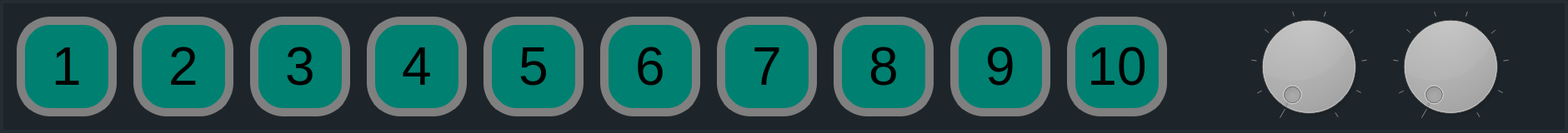
   <widget class="QGroupBox" name="groupBox_4">
    <property name="geometry">
     <rect>
      <x>20</x>
      <y>590</y>
      <width>1881</width>
      <height>160</height>
     </rect>
    </property>
    <property name="styleSheet">
     <string notr="true">background-color: #1e252a; 
border: 4px solid #262d32; </string>
    </property>
    <property name="title">
     <string/>
    </property>
    <property name="flat">
     <bool>false</bool>
    </property>
    <widget class="QPushButton" name="pushButton42">
     <property name="geometry">
      <rect>
       <x>160</x>
       <y>20</y>
       <width>120</width>
       <height>120</height>
      </rect>
     </property>
     <property name="font">
      <font>
       <family>Helvetica Neue</family>
       <pointsize>48</pointsize>
      </font>
     </property>
     <property name="styleSheet">
      <string notr="true">border: 10px solid grey; 
background-color: #008071;
border-radius: 40px;</string>
     </property>
     <property name="text">
      <string>2</string>
     </property>
     <property name="flat">
      <bool>false</bool>
     </property>
    </widget>
    <widget class="QPushButton" name="pushButton47">
     <property name="geometry">
      <rect>
       <x>860</x>
       <y>20</y>
       <width>120</width>
       <height>120</height>
      </rect>
     </property>
     <property name="font">
      <font>
       <family>Helvetica Neue</family>
       <pointsize>48</pointsize>
      </font>
     </property>
     <property name="styleSheet">
      <string notr="true">border: 10px solid grey; 
background-color: #008071;
border-radius: 40px;</string>
     </property>
     <property name="text">
      <string>7</string>
     </property>
     <property name="flat">
      <bool>false</bool>
     </property>
    </widget>
    <widget class="QPushButton" name="pushButton40">
     <property name="geometry">
      <rect>
       <x>1280</x>
       <y>20</y>
       <width>120</width>
       <height>120</height>
      </rect>
     </property>
     <property name="font">
      <font>
       <family>Helvetica Neue</family>
       <pointsize>48</pointsize>
      </font>
     </property>
     <property name="styleSheet">
      <string notr="true">border: 10px solid grey; 
background-color: #008071;
border-radius: 40px;</string>
     </property>
     <property name="text">
      <string>10</string>
     </property>
     <property name="flat">
      <bool>false</bool>
     </property>
    </widget>
    <widget class="QPushButton" name="pushButton45">
     <property name="geometry">
      <rect>
       <x>580</x>
       <y>20</y>
       <width>120</width>
       <height>120</height>
      </rect>
     </property>
     <property name="font">
      <font>
       <family>Helvetica Neue</family>
       <pointsize>48</pointsize>
      </font>
     </property>
     <property name="styleSheet">
      <string notr="true">border: 10px solid grey; 
background-color: #008071;
border-radius: 40px;</string>
     </property>
     <property name="text">
      <string>5</string>
     </property>
     <property name="flat">
      <bool>false</bool>
     </property>
    </widget>
    <widget class="QPushButton" name="pushButton46">
     <property name="geometry">
      <rect>
       <x>720</x>
       <y>20</y>
       <width>120</width>
       <height>120</height>
      </rect>
     </property>
     <property name="font">
      <font>
       <family>Helvetica Neue</family>
       <pointsize>48</pointsize>
      </font>
     </property>
     <property name="styleSheet">
      <string notr="true">border: 10px solid grey; 
background-color: #008071;
border-radius: 40px;</string>
     </property>
     <property name="text">
      <string>6</string>
     </property>
     <property name="flat">
      <bool>false</bool>
     </property>
    </widget>
    <widget class="QPushButton" name="pushButton41">
     <property name="geometry">
      <rect>
       <x>20</x>
       <y>20</y>
       <width>120</width>
       <height>120</height>
      </rect>
     </property>
     <property name="font">
      <font>
       <family>Helvetica Neue</family>
       <pointsize>48</pointsize>
      </font>
     </property>
     <property name="styleSheet">
      <string notr="true">border: 10px solid grey; 
background-color: #008071;
border-radius: 40px;</string>
     </property>
     <property name="text">
      <string>1</string>
     </property>
     <property name="flat">
      <bool>false</bool>
     </property>
    </widget>
    <widget class="QPushButton" name="pushButton44">
     <property name="geometry">
      <rect>
       <x>440</x>
       <y>20</y>
       <width>120</width>
       <height>120</height>
      </rect>
     </property>
     <property name="font">
      <font>
       <family>Helvetica Neue</family>
       <pointsize>48</pointsize>
      </font>
     </property>
     <property name="styleSheet">
      <string notr="true">border: 10px solid grey; 
background-color: #008071;
border-radius: 40px;</string>
     </property>
     <property name="text">
      <string>4</string>
     </property>
     <property name="flat">
      <bool>false</bool>
     </property>
    </widget>
    <widget class="QPushButton" name="pushButton43">
     <property name="geometry">
      <rect>
       <x>300</x>
       <y>20</y>
       <width>120</width>
       <height>120</height>
      </rect>
     </property>
     <property name="font">
      <font>
       <family>Helvetica Neue</family>
       <pointsize>48</pointsize>
      </font>
     </property>
     <property name="styleSheet">
      <string notr="true">border: 10px solid grey; 
background-color: #008071;
border-radius: 40px;</string>
     </property>
     <property name="text">
      <string>3</string>
     </property>
     <property name="flat">
      <bool>false</bool>
     </property>
    </widget>
    <widget class="QPushButton" name="pushButton48">
     <property name="geometry">
      <rect>
       <x>1000</x>
       <y>20</y>
       <width>120</width>
       <height>120</height>
      </rect>
     </property>
     <property name="font">
      <font>
       <family>Helvetica Neue</family>
       <pointsize>48</pointsize>
      </font>
     </property>
     <property name="styleSheet">
      <string notr="true">border: 10px solid grey; 
background-color: #008071;
border-radius: 40px;</string>
     </property>
     <property name="text">
      <string>8</string>
     </property>
     <property name="flat">
      <bool>false</bool>
     </property>
    </widget>
    <widget class="QPushButton" name="pushButton49">
     <property name="geometry">
      <rect>
       <x>1140</x>
       <y>20</y>
       <width>120</width>
       <height>120</height>
      </rect>
     </property>
     <property name="font">
      <font>
       <family>Helvetica Neue</family>
       <pointsize>48</pointsize>
      </font>
     </property>
     <property name="styleSheet">
      <string notr="true">border: 10px solid grey; 
background-color: #008071;
border-radius: 40px;</string>
     </property>
     <property name="text">
      <string>9</string>
     </property>
     <property name="flat">
      <bool>false</bool>
     </property>
    </widget>
    <widget class="QDial" name="dial4s">
     <property name="geometry">
      <rect>
       <x>1670</x>
       <y>10</y>
       <width>140</width>
       <height>140</height>
      </rect>
     </property>
     <property name="styleSheet">
      <string notr="true">background: black;</string>
     </property>
     <property name="minimum">
      <number>1</number>
     </property>
     <property name="maximum">
      <number>10</number>
     </property>
     <property name="notchTarget">
      <double>11.699999999999999</double>
     </property>
     <property name="notchesVisible">
      <bool>true</bool>
     </property>
    </widget>
    <widget class="QDial" name="dial4p">
     <property name="geometry">
      <rect>
       <x>1500</x>
       <y>10</y>
       <width>140</width>
       <height>140</height>
      </rect>
     </property>
     <property name="styleSheet">
      <string notr="true">background: black;</string>
     </property>
     <property name="minimum">
      <number>1</number>
     </property>
     <property name="maximum">
      <number>10</number>
     </property>
     <property name="invertedAppearance">
      <bool>false</bool>
     </property>
     <property name="invertedControls">
      <bool>false</bool>
     </property>
     <property name="wrapping">
      <bool>false</bool>
     </property>
     <property name="notchTarget">
      <double>11.699999999999999</double>
     </property>
     <property name="notchesVisible">
      <bool>true</bool>
     </property>
    </widget>
   </widget>
